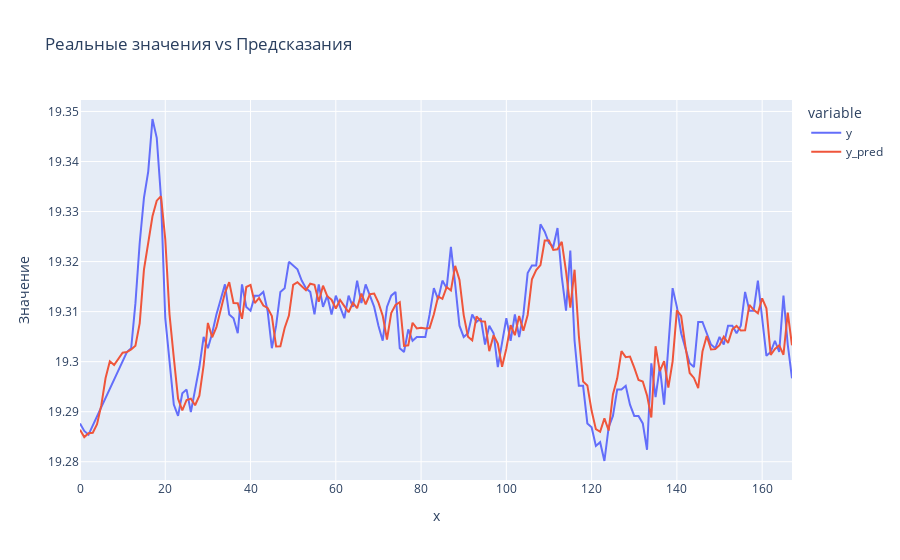

Source (notebook cell):
### Code cell
val, test = dct.iloc[-168 * 2:-168], dct.iloc[-168:]
model = LGBMRegressor()
model = joblib.load(f'service/models/LGBMModel_F1.pkl')

artifacts = pd.read_csv(f'service/artifacts/F1.csv')
features = eval(artifacts['features'].iloc[0])

X_test = test.drop(columns=['y'])[features]
X_val = val.drop(columns=['y'])[features]

preds = model.predict(pd.concat([X_val, X_test]))
val_mape = mean_absolute_percentage_error(val['y'], preds[:168])
test_mape = mean_absolute_percentage_error(test['y'], preds[168:])
test_mae = mean_absolute_error(test['y'], preds[168:])
test_mse = mean_squared_error(test['y'], preds[168:])
print('F1')
mean_val = np.mean(val.y)
std_val = np.std(val.y)
plot_result(test[['y']], test['y'].values, preds[168:])
print(mean_absolute_error(test['y'], preds[168:]) * 100)
print("MAPE:", test_mape * 100, "%")
print("MAE:", test_mae)
print("MSE:", test_mse)

### Figure 1 — Plotly figure (JSON) as saved in the notebook; plotly's stock layout.template omitted (floating-point values rounded to 4 significant figures; data arrays with more than 128 entries replaced by an {"elided": "..."} marker saying what was removed)
{"data": [{"hovertemplate": "variable=y<br>x=%{x}<br>Значение=%{y}<extra></extra>", "legendgroup": "y", "line": {"color": "#636efa", "dash": "solid"}, "marker": {"symbol": "circle"}, "mode": "lines", "name": "y", "orientation": "v", "showlegend": true, "type": "scatter", "x": {"elided": "168 int values"}, "xaxis": "x", "y": {"elided": "168 float values"}, "yaxis": "y"}, {"hovertemplate": "variable=y_pred<br>x=%{x}<br>Значение=%{y}<extra></extra>", "legendgroup": "y_pred", "line": {"color": "#EF553B", "dash": "solid"}, "marker": {"symbol": "circle"}, "mode": "lines", "name": "y_pred", "orientation": "v", "showlegend": true, "type": "scatter", "x": {"elided": "168 int values"}, "xaxis": "x", "y": {"elided": "168 float values"}, "yaxis": "y"}], "layout": {"hovermode": "x unified", "legend": {"title": {"text": "variable"}, "tracegroupgap": 0}, "title": {"text": "Реальные значения vs Предсказания"}, "xaxis": {"anchor": "y", "domain": [0, 1], "title": {"text": "x"}}, "yaxis": {"anchor": "x", "domain": [0, 1], "title": {"text": "Значение"}}}}
